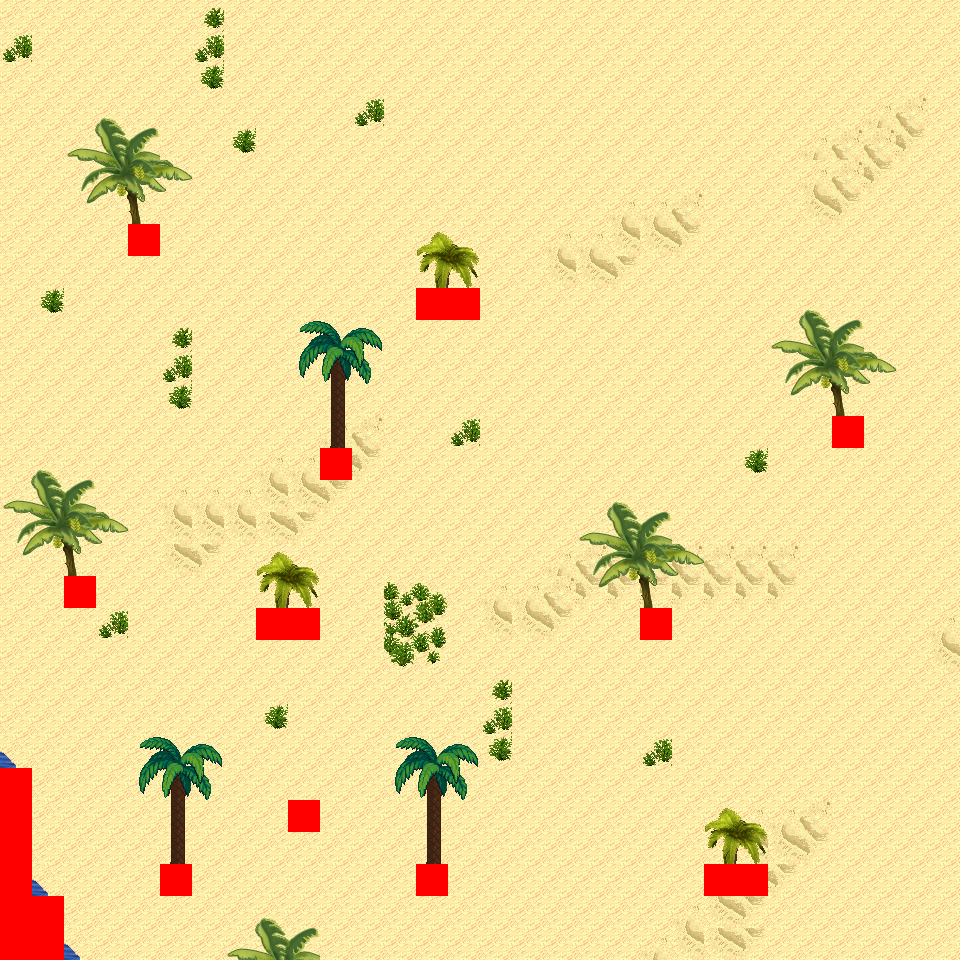

A level layout from a 2D game, rendered from its tile map. Below: a short description, then the map file with tile-grid data replaced by summaries:
An orthogonal 30x30 tile map with 32x32 px tiles, 6 tile layers (Ground, Object, Object2, Above, ...), 16 tilesets and 3 objects (3x mapExit).

<map version="1.0" orientation="orthogonal" renderorder="right-down" width="30" height="30" tilewidth="32" tileheight="32" nextobjectid="4">
  <tileset firstgid="1" name="tileset_logic_collision" tilewidth="32" tileheight="32" tilecount="1" columns="1">
    <image source="../drawable/tileset_logic_collision.png" width="32" height="32" />
  </tileset>
  <tileset firstgid="2" name="tileset_ground_ground" tilewidth="32" tileheight="32" tilecount="33" columns="3">
    <image source="../drawable/tileset_ground_ground.png" width="96" height="352" />
  </tileset>
  <tileset firstgid="35" name="tileset_terrain_desert" tilewidth="32" tileheight="32" tilecount="88" columns="8">
    <image source="../drawable/tileset_terrain_desert.png" width="256" height="352" />
  </tileset>
  <tileset firstgid="123" name="tileset_ground_sand_edges" tilewidth="32" tileheight="32" tilecount="15" columns="5">
    <image source="../drawable/tileset_ground_sand_edges.png" width="160" height="96" />
  </tileset>
  <tileset firstgid="138" name="tileset_ground_sand_2" tilewidth="32" tileheight="32" tilecount="15" columns="5">
    <image source="../drawable/tileset_ground_sand_2.png" width="160" height="96" />
  </tileset>
  <tileset firstgid="153" name="tileset_building_stone_ruins" tilewidth="32" tileheight="32" tilecount="72" columns="6">
    <image source="../drawable/tileset_building_stone_ruins.png" width="192" height="384" />
  </tileset>
  <tileset firstgid="225" name="tileset_item_statue_blackened_column" tilewidth="32" tileheight="32" tilecount="4" columns="1">
    <image source="../drawable/tileset_item_statue_blackened_column.png" width="32" height="128" />
  </tileset>
  <tileset firstgid="229" name="tileset_item_statue_skull_carving" tilewidth="32" tileheight="32" tilecount="4" columns="2">
    <image source="../drawable/tileset_item_statue_skull_carving.png" width="64" height="64" />
  </tileset>
  <tileset firstgid="233" name="tileset_item_statue_skullpedestal" tilewidth="32" tileheight="32" tilecount="2" columns="1">
    <image source="../drawable/tileset_item_statue_skullpedestal.png" width="32" height="64" />
  </tileset>
  <tileset firstgid="235" name="tileset_plant_tree_banana_tree" tilewidth="32" tileheight="32" tilecount="40" columns="4">
    <image source="../drawable/tileset_plant_tree_banana_tree.png" width="128" height="320" />
  </tileset>
  <tileset firstgid="275" name="tileset_plant_tree_palm_tree" tilewidth="32" tileheight="32" tilecount="6" columns="2">
    <image source="../drawable/tileset_plant_tree_palm_tree.png" width="64" height="96" />
  </tileset>
  <tileset firstgid="281" name="tileset_plant_tree_palm_trees" tilewidth="32" tileheight="32" tilecount="40" columns="4">
    <image source="../drawable/tileset_plant_tree_palm_trees.png" width="128" height="320" />
  </tileset>
  <tileset firstgid="321" name="tileset_plant_bush_large_green" tilewidth="32" tileheight="32" tilecount="9" columns="3">
    <image source="../drawable/tileset_plant_bush_large_green.png" width="96" height="96" />
  </tileset>
  <tileset firstgid="330" name="tileset_plant_cactus" tilewidth="32" tileheight="32" tilecount="2" columns="1">
    <image source="../drawable/tileset_plant_cactus.png" width="32" height="64" />
  </tileset>
  <tileset firstgid="332" name="tileset_plant_lily_pads" tilewidth="32" tileheight="32" tilecount="2" columns="1">
    <image source="../drawable/tileset_plant_lily_pads.png" width="32" height="64" />
  </tileset>
  <tileset firstgid="334" name="tileset_plant_round_cactuses" tilewidth="32" tileheight="32" tilecount="20" columns="10">
    <image source="../drawable/tileset_plant_round_cactuses.png" width="320" height="64" />
  </tileset>
  <layer name="Ground" width="30" height="30">
    <data>[900 cells, 900 non-empty, 6 distinct tile ids]</data>
  </layer>
  <layer name="Object" width="30" height="30">
    <data>[900 cells, 47 non-empty, 17 distinct tile ids]</data>
  </layer>
  <layer name="Object2" width="30" height="30">
    <data>[900 cells, 0 non-empty, 0 distinct tile ids]</data>
  </layer>
  <layer name="Above" width="30" height="30">
    <data>[900 cells, 84 non-empty, 23 distinct tile ids]</data>
  </layer>
  <layer name="Above2" width="30" height="30">
    <data>[900 cells, 0 non-empty, 0 distinct tile ids]</data>
  </layer>
  <layer name="Walkable" width="30" height="30">
    <data>[900 cells, 22 non-empty, 1 distinct tile ids]</data>
  </layer>
  <objectgroup name="MapEvents">
    <object id="1" name="south" type="mapExit" x="64" y="928" width="896" height="32">
      <properties>
        <property name="map" value="level_0_x35_y129" />
        <property name="x" value="2" />
        <property name="y" value="1" />
      </properties>
    </object>
    <object id="2" name="west" type="mapExit" x="0" y="0" width="32" height="768">
      <properties>
        <property name="map" value="level_0_x34_y128" />
        <property name="x" value="28" />
        <property name="y" value="0" />
      </properties>
    </object>
    <object id="3" name="east" type="mapExit" x="928" y="0" width="32" height="960">
      <properties>
        <property name="map" value="level_0_x36_y128" />
        <property name="x" value="1" />
        <property name="y" value="0" />
      </properties>
    </object>
  </objectgroup>
</map>
